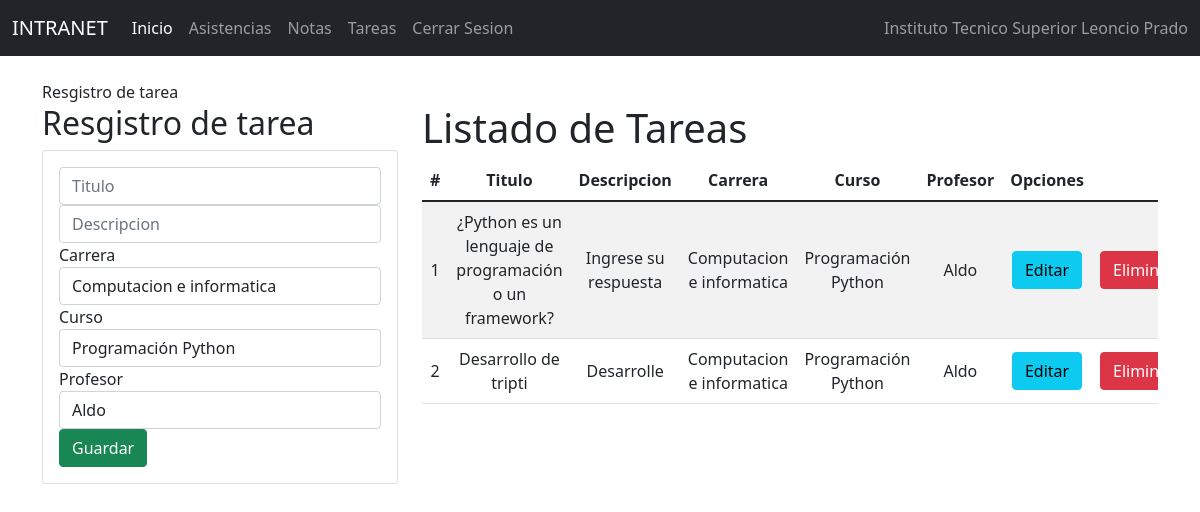
Screenshot of /indtar1/ with the database file from the repository.
### Notas/models.py (models this page shows)
class Tarea1(models.Model):
    id=models.IntegerField(primary_key=True)
    tittar = models.CharField(max_length=1000)
    destar = models.CharField(max_length=1000)
    profesor = models.ForeignKey(Profesor, null=True, blank=True, on_delete=models.CASCADE)
    curso =models.ForeignKey(Curso, null=True, blank=True, on_delete=models.CASCADE)
    carrera=models.ForeignKey(Carrera, null=True, blank=True, on_delete=models.CASCADE)

class Carrera(models.Model):
    id=models.IntegerField(primary_key=True)
    nomcarrera=models.CharField(max_length=50)
    descarrera=models.CharField(max_length=50)
    estcarrera=models.IntegerField()

class Curso(models.Model):
    id=models.IntegerField(primary_key=True)
    nomcur=models.CharField(max_length=30)
    creditos=models.IntegerField()
    estcur=models.IntegerField()

class Profesor(models.Model):
    id=models.IntegerField(primary_key=True)
    nompro=models.CharField(max_length=50)
    apepro=models.CharField(max_length=50)
    dnipro=models.CharField(max_length=50)
    direccionpro=models.CharField(max_length=50)
    distritopro=models.ForeignKey(Distrito, null=True,blank=True,on_delete=models.CASCADE)
    emailpro=models.EmailField()
    estpro=models.IntegerField()
    usuario=models.OneToOneField(to='Usuario', to_field='id', null=True, blank=True, on_delete=models.CASCADE)

### Notas/views.py (the view)
# urls.py: path('indtar1/', indtar1),
def indtar1 (request):
    tarea = Tarea1.objects.all()
    carrera = Carrera.objects.all()
    curso = Curso.objects.all()
    profesor = Profesor.objects.all()
    return render(request, 'PROCESOS/Tarea1/gestiontarea1.html', {"tarea": tarea, "carrera":carrera,
    "curso":curso, "profesor":profesor})

### Notas/Templates/PROCESOS/Tarea1/gestiontarea1.html (shortened to what this page needs)
{% extends "../../basepro.html" %}
{% block body %}
{% block title %} Resgistro de tarea {% endblock %}
<div class="row">
    <div class="col-sm-12 col-md-6 col-lg-4 col-xl-4 ">
        <h2>Resgistro de tarea</h2>
        <div class="card">
            <div class="card-body">
                <form action="/registartarea1/" method="POST" enctype="multipart/form-data">  {% csrf_token %}
                    <div class="form-group">
                        <input type="text" id="txttittar" name="txttittar" class="form-control" placeholder="Titulo" minlength="1" maxlength="20" required>
                    </div>
                    <div class="form-group">
                        <input type="text" id="txtdestar" name="txtdestar" class="form-control" placeholder="Descripcion"  minlength="1" maxlength="30" required>
                    </div>
                  <div class="form-group">
                    <label>Carrera</label>
                    <select class="form-control" name="txtcar" id="txtcar">
                        {% for t in carrera %}
                        <option value="{{t.id}}" id="cod">{{t.nomcarrera}}</option>
                        {%endfor%}
                    </select>
                    <div class="form-group">
                        <label>Curso</label>
                        <select class="form-control" name="txtcur" id="txtcur">
                            {% for t in curso %}
                            <option value="{{t.id}}" id="cod">{{t.nomcur}}</option>
                            {%endfor%}
                        </select>
                  </div>
                  <div class="form-group">
                    <label>Profesor</label>
                    <select class="form-control" name="txtpro" id="txtpro">
                        {% for t in profesor %}
                        <option value="{{t.id}}" id="cod">{{t.nompro}}</option>
                        {%endfor%}
                    </select>
              </div>
              </div>
                    <div class="form-group">
                        <button type="submit" class="btn btn-success btn-block text-white">Guardar</button>
                    </div>
                </form>
            </div>
        </div>
    </div>
    <div class="col-sm-12 col-md-6 col-lg-8 col-xl-8 ">
        <div class="table-responsive">
            <h1>Listado de Tareas</h1>
            <table class="table table-striped">
                <thead>
                    <tr>
                        <th>#</th>
                        <th>Titulo</th>
                        <th>Descripcion</th>
                        <th>Carrera</th>
                        <th>Curso</th>
                        <th>Profesor</th>
                        <th class="2">Opciones</th>
                    </tr>
                </thead>
                <tbody>
                    {% for c in tarea %}
                    <tr>
                        <td>{{forloop.counter}}</td>
                        <td>{{c.tittar}}</td>
                        <td>{{c.destar}}</td>
                        <td>{{c.carrera.nomcarrera}}</td>
                        <td>{{c.curso.nomcur}}</td>
                        <td>{{c.profesor.nompro}}</td>
                        <td><a href="/ediciontarea1/{{c.id}}"  class="btn btn-info">Editar</a></td>
                        <td><a href="/eliminartarea1/{{c.id}}" class="btn btn-danger btnEliminacion">Eliminar</a></td>
                    </tr>
                    {% endfor %}
                </tbody>
            </table>
        </div>
    </div>
</div>
{% endblock %}

### Notas/static/css/gestiontipusu.css (style rules this page uses)
th, td { text-align: center; vertical-align: middle; }

### rows the page displays
Tarea1: tittar "¿Python es un lenguaje de programación o un framework?", destar "Ingrese su respuesta", carrera.nomcarrera "Computacion e informatica", curso.nomcur "Programación Python", profesor.nompro "Aldo"
Tarea1: tittar "Desarrollo de tripti", destar "Desarrolle", carrera.nomcarrera "Computacion e informatica", curso.nomcur "Programación Python", profesor.nompro "Aldo"

### other values shown
form field txtcar "Computacion e informatica"
form field txtcur "Programación Python"
form field txtpro "Aldo"
